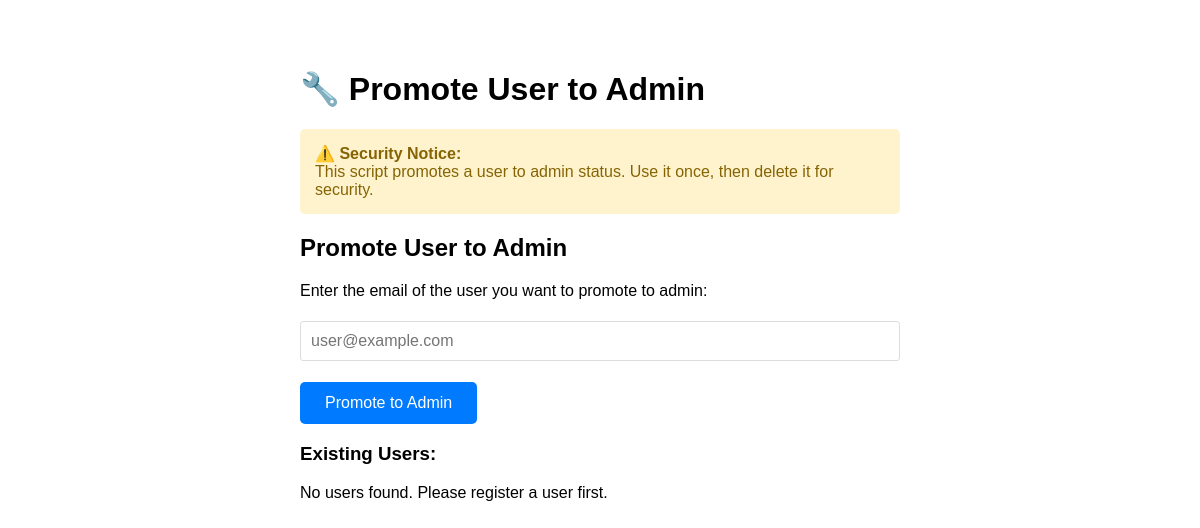
The app's page /admin/make-admin.php, older data.
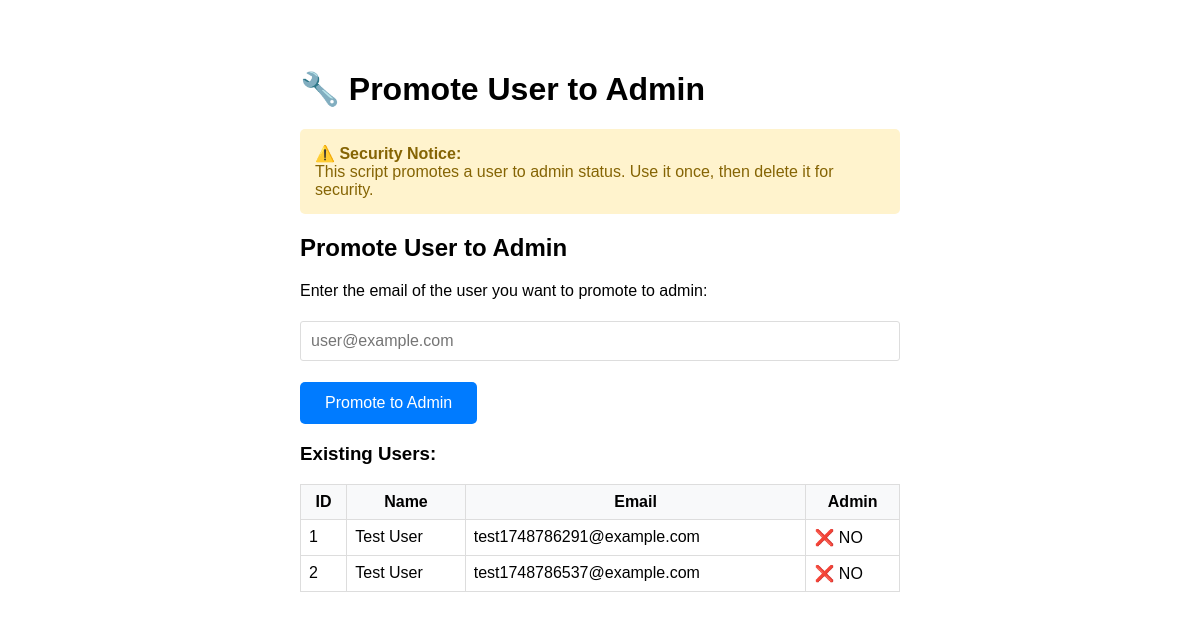
The same page, newer data.
### tables this page shows
CREATE TABLE `users` (
  `id` int(11) NOT NULL,
  `first_name` varchar(50) NOT NULL,
  `last_name` varchar(50) NOT NULL,
  `email` varchar(100) NOT NULL,
  `password_hash` varchar(255) NOT NULL,
  `created_at` timestamp NOT NULL DEFAULT current_timestamp(),
  `updated_at` timestamp NOT NULL DEFAULT current_timestamp() ON UPDATE current_timestamp(),
  `is_active` tinyint(1) DEFAULT 1
);

### admin/make-admin.php (the view, shortened to what this page needs)
<?php
echo "<h1>🔧 Promote User to Admin</h1>";
if ($_SERVER["REQUEST_METHOD"] === "POST") {
    try {
        require_once "../config/database.php";
        $database = new Database();
        $db = $database->getConnection();
        if (!$db) {
            throw new Exception("Database connection failed");
        }
        $email = trim($_POST["email"]);
        if (empty($email)) {
            throw new Exception("Email is required");
        }
        $check_stmt = $db->prepare(
            "SELECT id, first_name, last_name, is_admin FROM users WHERE email = ?"
        );
        $check_stmt->execute([$email]);
        if ($check_stmt->rowCount() === 0) {
            throw new Exception("User with email '$email' not found");
        }
        $user = $check_stmt->fetch(PDO::FETCH_ASSOC);
        if ($user["is_admin"] == 1) {
            echo "<div class='warning'>⚠️ User is already an admin!</div>";
        } else {
            $stmt = $db->prepare(
                "UPDATE users SET is_admin = 1 WHERE email = ?"
            );
            if ($stmt->execute([$email])) {
                echo "<div class='success'>✅ User promoted to admin successfully!</div>";
                echo "<div class='success'>";
                echo "<strong>Admin User Details:</strong><br>";
                echo "Name: " .
                    htmlspecialchars(
                        $user["first_name"] . " " . $user["last_name"]
                    ) .
                    "<br>";
                echo "Email: " . htmlspecialchars($email) . "<br>";
                echo "Admin Status: ✅ YES";
                echo "</div>";
            } else {
                throw new Exception("Failed to promote user to admin");
            }
        }
    } catch (Exception $e) {
        echo "<div class='error'>❌ Error: " .
            htmlspecialchars($e->getMessage()) .
            "</div>";
    }
} else {
    echo "<div class='warning'>";
    echo "<strong>⚠️ Security Notice:</strong><br>";
    echo "This script promotes a user to admin status. Use it once, then delete it for security.";
    echo "</div>";
    echo "<form method='POST'>";
    echo "<h2>Promote User to Admin</h2>";
    echo "<p>Enter the email of the user you want to promote to admin:</p>";
    echo "<input type='email' name='email' placeholder='user@example.com' required>";
    echo "<button type='submit' class='btn'>Promote to Admin</button>";
    echo "</form>";
    try {
        $database = new Database();
        $db = $database->getConnection();
        if ($db) {
            echo "<h3>Existing Users:</h3>";
            $stmt = $db->prepare(
                "SELECT id, first_name, last_name, email, is_admin FROM users ORDER BY id"
            );
            $stmt->execute();
            $users = $stmt->fetchAll(PDO::FETCH_ASSOC);
            if (count($users) > 0) {
                echo "<table style='width:100%; border-collapse: collapse; margin: 10px 0;'>";
                echo "<tr style='background: #f8f9fa;'>";
                echo "<th style='border: 1px solid #ddd; padding: 8px;'>ID</th>";
                echo "<th style='border: 1px solid #ddd; padding: 8px;'>Name</th>";
                echo "<th style='border: 1px solid #ddd; padding: 8px;'>Email</th>";
                echo "<th style='border: 1px solid #ddd; padding: 8px;'>Admin</th>";
                echo "</tr>";
                foreach ($users as $user) {
                    echo "<tr>";
                    echo "<td style='border: 1px solid #ddd; padding: 8px;'>" .
                        $user["id"] .
                        "</td>";
                    echo "<td style='border: 1px solid #ddd; padding: 8px;'>" .
                        htmlspecialchars(
                            $user["first_name"] . " " . $user["last_name"]
                        ) .
                        "</td>";
                    echo "<td style='border: 1px solid #ddd; padding: 8px;'>" .
                        htmlspecialchars($user["email"]) .
                        "</td>";
                    echo "<td style='border: 1px solid #ddd; padding: 8px;'>" .
                        ($user["is_admin"] ? "✅ YES" : "❌ NO") .
                        "</td>";
                    echo "</tr>";
                }
                echo "</table>";
            } else {
                echo "<p>No users found. Please register a user first.</p>";
            }
        }
    } catch (Exception $e) {
        echo "<div class='error'>Could not load users: " .
            htmlspecialchars($e->getMessage()) .
            "</div>";
    }
}
?>

### admin/make-admin.php (style rules this page uses)
.warning { background: #fff3cd; color: #856404; padding: 15px; border-radius: 5px; margin: 10px 0; }
.btn { background: #007bff; color: white; border: none; padding: 12px 25px; border-radius: 5px; cursor: pointer; font-size: 16px; }
input { width: 100%; padding: 10px; margin: 5px 0; border: 1px solid #ddd; border-radius: 3px; font-size: 16px; }

Row changes from the older to the newer data that the page shows:
added users: id "1", first_name+last_name "Test User", email "test1748786291@example.com", is_admin "❌ NO"
added users: id "2", first_name+last_name "Test User", email "test1748786537@example.com", is_admin "❌ NO"
Text that changed along with them:
text no longer shown: "No users found. Please register a user first."
text now shown: "ID Name Email Admin"
